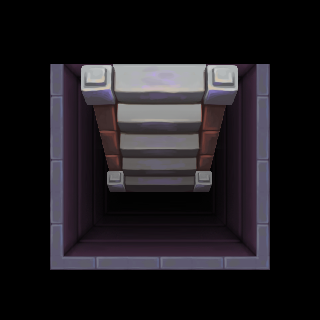

This is a level from a 2D game, rendered from its Tiled map with the project's own tilesets. A one-line summary and the complete map file follow:
An orthogonal 5x5 tile map with 64x64 px tiles, 3 tile layers (Hole, Ladder, Border), 1 hidden layer not drawn.

<map version="1.0" tiledversion="1.1.5" orientation="orthogonal" renderorder="right-down" width="5" height="5" tilewidth="64" tileheight="64" infinite="0" nextobjectid="1">
 <tileset firstgid="1" name="level_1" tilewidth="64" tileheight="64" tilecount="256" columns="16">
  <image source="level_1.png" width="1024" height="1024" />
 </tileset>
 <layer name="Hole" width="5" height="5">
  <data encoding="csv">
0,0,0,0,0,
0,158,159,160,0,
0,174,175,176,0,
0,190,191,192,0,
0,0,0,0,0
</data>
 </layer>
 <layer name="Ladder" width="5" height="5">
  <data encoding="csv">
0,0,0,0,0,
0,155,156,157,0,
0,171,172,173,0,
0,0,0,0,0,
0,0,0,0,0
</data>
 </layer>
 <layer name="Border" width="5" height="5">
  <data encoding="csv">
0,0,0,0,0,
32,0,0,0,30,
32,0,0,0,30,
32,0,0,0,30,
44,15,15,15,45
</data>
 </layer>
 <layer name="Carpet" width="5" height="5" visible="0">
  <data encoding="csv">
0,0,0,0,0,
0,110,111,112,0,
0,126,127,128,0,
0,142,143,144,0,
0,0,0,0,0
</data>
 </layer>
</map>
